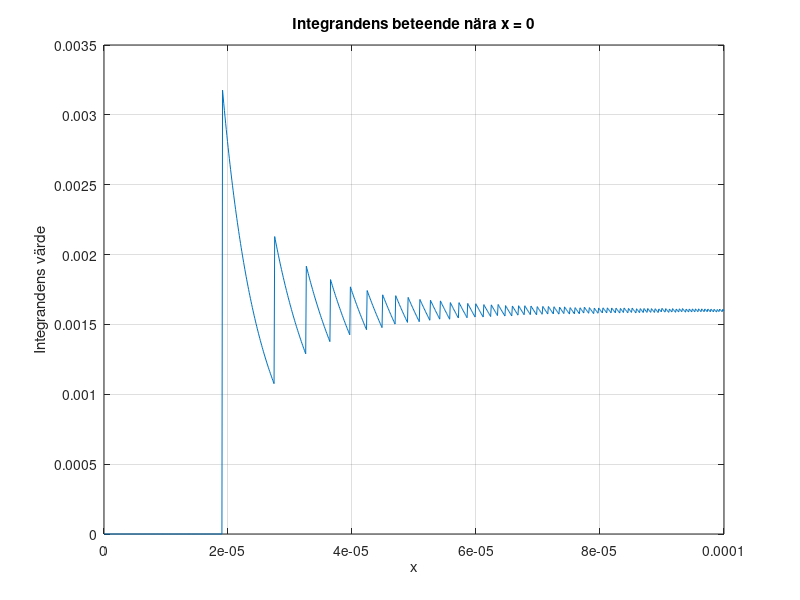

Recreate this plot in MATLAB.
% 6a) Plotta integranden
clc;
clear;
f = @(x) (1 - exp(-(x/5).^3)) ./ (5 .* x.^3);

x_values = linspace(1e-10, 1e-4, 1000); % Undvik x = 0 för att inte få division med 0
y_values = f(x_values);

figure;
plot(x_values, y_values);
grid on;
title('Integrandens beteende nära x = 0');
xlabel('x');
ylabel('Integrandens värde');
